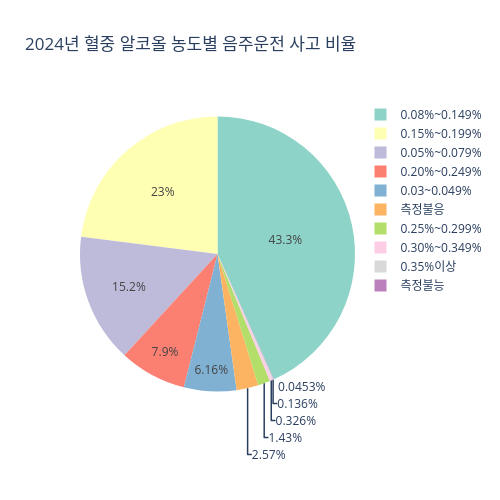

Notebook code cell kept with this figure:
### Code cell
# 파이그래프
import plotly.express as px

# ⬇️ 빈칸을 채워보세요
fig = px.pie(drink_sum, values="사고건수 (건)", names="1당음주정도별(2)", title='2024년 혈중 알코올 농도별 음주운전 사고 비율',
             color_discrete_sequence=px.colors.qualitative.Set3, # 색상 지정
             width=500, height=500) #크기 설정
fig.show()

### Figure 1 — Plotly figure (JSON) as saved in the notebook; plotly's stock layout.template omitted (floating-point values rounded to 4 significant figures)
{"data": [{"domain": {"x": [0, 1], "y": [0, 1]}, "hovertemplate": "1당음주정도별(2)=%{label}<br>사고건수 (건)=%{value}<extra></extra>", "labels": ["0.03~0.049%", "0.05%~0.079%", "0.08%~0.149%", "0.15%~0.199%", "0.20%~0.249%", "0.25%~0.299%", "0.30%~0.349%", "0.35%이상", "측정불능", "측정불응"], "legendgroup": "", "name": "", "showlegend": true, "type": "pie", "values": [680, 1677, 4777, 2538, 872, 158, 36, 15, 5, 284]}], "layout": {"height": 500, "legend": {"tracegroupgap": 0}, "piecolorway": ["rgb(141,211,199)", "rgb(255,255,179)", "rgb(190,186,218)", "rgb(251,128,114)", "rgb(128,177,211)", "rgb(253,180,98)", "rgb(179,222,105)", "rgb(252,205,229)", "rgb(217,217,217)", "rgb(188,128,189)", "rgb(204,235,197)", "rgb(255,237,111)"], "title": {"text": "2024년 혈중 알코올 농도별 음주운전 사고 비율"}, "width": 500}}
